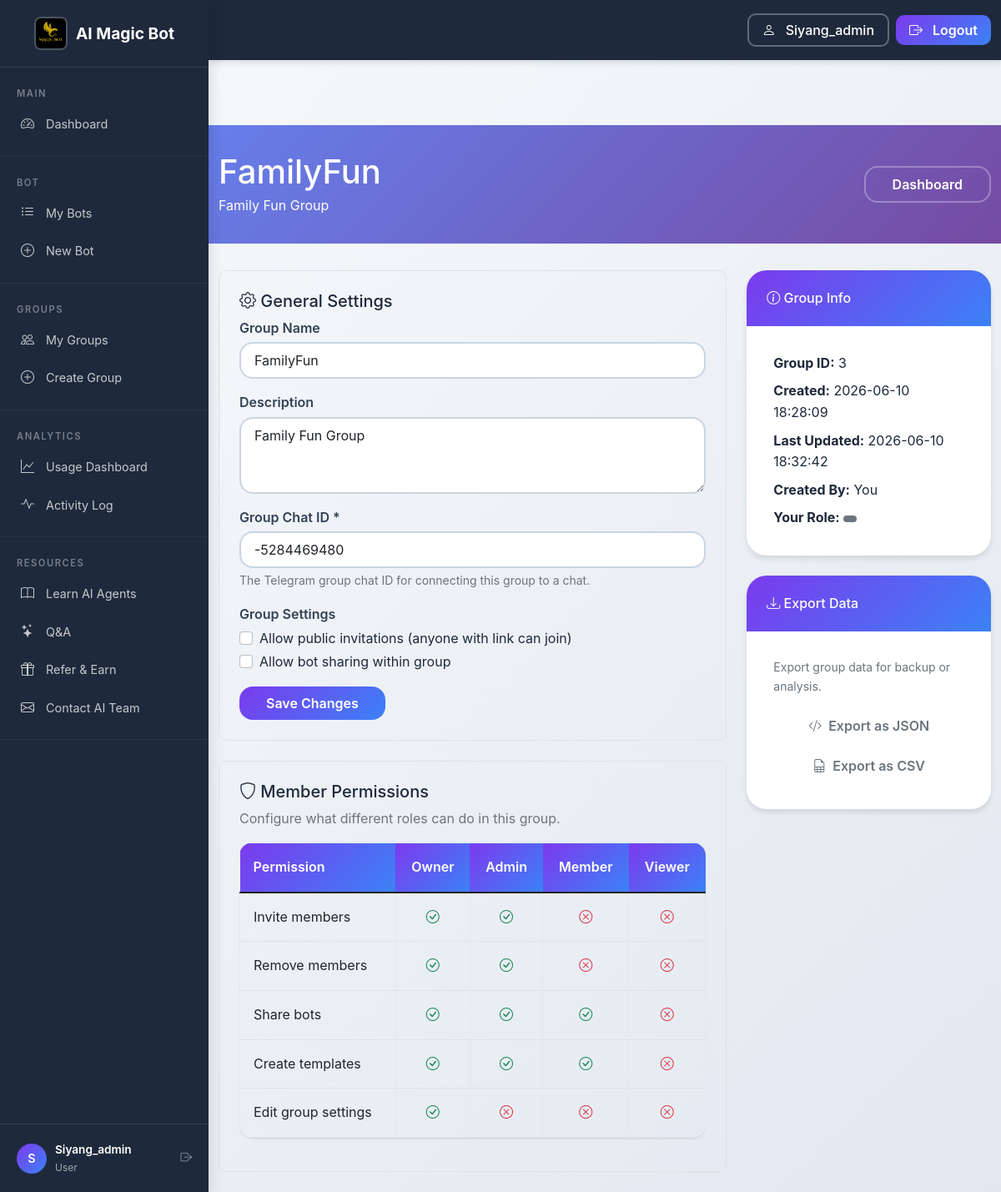
/groups/3/settings (signed in), run on the app's committed database.
### tables this page shows
CREATE TABLE groups (
            id INTEGER PRIMARY KEY AUTOINCREMENT,
            name TEXT NOT NULL,
            description TEXT,
            created_by INTEGER NOT NULL REFERENCES users(id) ON DELETE CASCADE,
            created_at TIMESTAMP DEFAULT CURRENT_TIMESTAMP,
            updated_at TIMESTAMP DEFAULT CURRENT_TIMESTAMP,
            is_active BOOLEAN DEFAULT TRUE,
            settings TEXT DEFAULT '{}'
        , group_chat_id TEXT DEFAULT NULL);

### group_collaboration_ui_part2.py (the view, shortened to what this page needs)
    @app.route("/groups/<int:group_id>/settings", methods=["GET", "POST"])
    def group_settings(group_id):
        if session.get('role') != 'admin':
            if not check_group_permission(session.get("user_id"), group_id, 'admin'):
                flash("You don't have permission to access group settings.", "error")
                return redirect(url_for("group_dashboard", group_id=group_id))
        conn = get_db_connection()
        group = conn.execute("SELECT * FROM groups WHERE id = ?", (group_id,)).fetchone()
        settings = json.loads(group['settings']) if group['settings'] else {}
        conn.close()
        return render_template("group_settings.html",
                             group=group,
                             settings=settings,
                             is_admin=(session.get("role") == "admin"),
                             username=session.get("username"))

### app_complete_with_groups.py (called while the page is built, shortened)
@app.context_processor
def inject_trial_notification():
    return {}

@app.context_processor
def inject_random_background():
    import random
    background_images = [
        '/static/AI_IMG1.jpeg',
        '/static/AI_IMG_2.jpeg',
        '/static/AI_IMG_3.jpeg',
        '/static/AI_IMG_4.jpeg'
    ]
    random_bg = random.choice(background_images)
    return {
        'random_background': random_bg,
        'all_backgrounds': background_images,
        'is_admin': session.get('role') == 'admin'
    }

@app.after_request
def _log_access(response):
    if hasattr(request, "method") and hasattr(request, "path"):
        _access_logger.info(
            '%s %s %s %s',
            request.remote_addr or "-",
            request.method,
            request.full_path if hasattr(request, "full_path") else request.path,
            response.status_code,
        )
    return response

    def __call__(self, environ, start_response):
        environ['wsgi.url_scheme'] = 'https'
        return super().__call__(environ, start_response)

### db.py (called while the page is built)
def _sqlite_conn():
    import sqlite3
    db_path = Path(__file__).parent / "users.db"
    conn = sqlite3.connect(str(db_path), timeout=10)
    conn.row_factory = sqlite3.Row
    conn.execute("PRAGMA journal_mode=WAL")
    conn.execute("PRAGMA busy_timeout = 5000")
    conn.execute("PRAGMA synchronous = NORMAL")
    conn.execute("PRAGMA foreign_keys = ON")
    return conn

def get_conn():
    if USE_PG:
        return _pg_conn()
    return _sqlite_conn()

### group_collaboration_ui_part2.py (called while the page is built)
def get_db_connection():
    return get_conn()

### templates/group_settings.html (shortened to what this page needs)
<!DOCTYPE html>
<html lang="en">
<head>
    <link href="https://cdn.jsdelivr.net/npm/bootstrap@5.1.3/dist/css/bootstrap.min.css" rel="stylesheet">
    <link rel="stylesheet" href="{{ url_for('static', filename='css/shared.css') }}">
    <link rel="stylesheet" href="https://cdn.jsdelivr.net/npm/bootstrap-icons@1.8.1/font/bootstrap-icons.css">
</head>
<body class="sidebar-layout">
    {% with active_page='groups' %}
    {% include '_sidebar.html' %}
    {% endwith %}
<div class="sidebar-content">
    <div class="group-header">
        <div class="container">
            <div class="d-flex justify-content-between align-items-center">
                <div>
                    <h1 class="mb-1">{{ group.name }}</h1>
                    <p class="mb-0">{{ group.description or "Group workspace" }}</p>
                </div>
                <div>
                    <a href="/groups/{{ group.id }}" class="btn btn-outline-light">Dashboard</a>
                </div>
            </div>
        </div>
    </div>
    <div class="container">
        <div class="row">
            <div class="col-lg-8">
                <div class="settings-section">
                    <h5><i class="bi bi-gear"></i> General Settings</h5>
                    <form action="/groups/{{ group.id }}/settings" method="POST">
                        <div class="mb-3">
                            <label class="form-label">Group Name</label>
                            <input type="text" class="form-control" name="name" value="{{ group.name }}" required>
                        </div>
                        <div class="mb-3">
                            <label class="form-label">Description</label>
                            <textarea class="form-control" name="description" rows="3">{{ group.description or "" }}</textarea>
                        </div>
                        <div class="mb-3">
                            <label class="form-label">Group Chat ID *</label>
                            <input type="text" class="form-control" name="group_chat_id"
                                   value="{{ group.group_chat_id or '' }}" placeholder="e.g., -1001234567890" required>
                            <div class="form-text">The Telegram group chat ID for connecting this group to a chat.</div>
                        </div>
                        {% if settings %}
                        <div class="mb-3">
                            <label class="form-label">Group Settings</label>
                            <div class="form-check">
                                <input class="form-check-input" type="checkbox" name="allow_public_invites" id="allowPublicInvites"
                                    {% if settings.get('allow_public_invites', false) %}checked{% endif %}>
                                <label class="form-check-label" for="allowPublicInvites">
                                    Allow public invitations (anyone with link can join)
                                </label>
                            </div>
                            <div class="form-check">
                                <input class="form-check-input" type="checkbox" name="bot_sharing" id="botSharing"
                                    {% if settings.get('bot_sharing', true) %}checked{% endif %}>
                                <label class="form-check-label" for="botSharing">
                                    Allow bot sharing within group
                                </label>
                            </div>
                        </div>
                        {% endif %}
                        <button type="submit" class="btn btn-primary">Save Changes</button>
                    </form>
                </div>
                <div class="settings-section">
                    <h5><i class="bi bi-shield"></i> Member Permissions</h5>
                    <p class="text-muted">Configure what different roles can do in this group.</p>
                    <div class="table-responsive">
                        <table class="table table-bordered">
                            <thead>
                                <tr>
                                    <th>Permission</th>
                                    <th class="text-center">Owner</th>
                                    <th class="text-center">Admin</th>
                                    <th class="text-center">Member</th>
                                    <th class="text-center">Viewer</th>
                                </tr>
                            </thead>
                            <tbody>
                                <tr>
                                    <td>Invite members</td>
                                    <td class="text-center"><i class="bi bi-check-circle text-success"></i></td>
                                    <td class="text-center"><i class="bi bi-check-circle text-success"></i></td>
                                    <td class="text-center"><i class="bi bi-x-circle text-danger"></i></td>
                                    <td class="text-center"><i class="bi bi-x-circle text-danger"></i></td>
                                </tr>
                                <tr>
                                    <td>Remove members</td>
                                    <td class="text-center"><i class="bi bi-check-circle text-success"></i></td>
                                    <td class="text-center"><i class="bi bi-check-circle text-success"></i></td>
                                    <td class="text-center"><i class="bi bi-x-circle text-danger"></i></td>
                                    <td class="text-center"><i class="bi bi-x-circle text-danger"></i></td>
                                </tr>
                                <tr>
                                    <td>Share bots</td>
                                    <td class="text-center"><i class="bi bi-check-circle text-success"></i></td>
                                    <td class="text-center"><i class="bi bi-check-circle text-success"></i></td>
                                    <td class="text-center"><i class="bi bi-check-circle text-success"></i></td>
                                    <td class="text-center"><i class="bi bi-x-circle text-danger"></i></td>
                                </tr>
                                <tr>
                                    <td>Create templates</td>
                                    <td class="text-center"><i class="bi bi-check-circle text-success"></i></td>
                                    <td class="text-center"><i class="bi bi-check-circle text-success"></i></td>
                                    <td class="text-center"><i class="bi bi-check-circle text-success"></i></td>
                                    <td class="text-center"><i class="bi bi-x-circle text-danger"></i></td>
                                </tr>
                                <tr>
                                    <td>Edit group settings</td>
                                    <td class="text-center"><i class="bi bi-check-circle text-success"></i></td>
                                    <td class="text-center"><i class="bi bi-x-circle text-danger"></i></td>
                                    <td class="text-center"><i class="bi bi-x-circle text-danger"></i></td>
                                    <td class="text-center"><i class="bi bi-x-circle text-danger"></i></td>
                                </tr>
                            </tbody>
                        </table>
                    </div>
                </div>
            </div>
            <div class="col-lg-4">
                <div class="card">
                    <div class="card-header">
                        <h6 class="mb-0"><i class="bi bi-info-circle"></i> Group Info</h6>
                    </div>
                    <div class="card-body">
                        <ul class="list-unstyled mb-0">
                            <li class="mb-2"><strong>Group ID:</strong> {{ group.id }}</li>
                            <li class="mb-2"><strong>Created:</strong> {{ group.created_at }}</li>
                            <li class="mb-2"><strong>Last Updated:</strong> {{ group.updated_at }}</li>
                            <li class="mb-2"><strong>Created By:</strong> You</li>
                            <li><strong>Your Role:</strong>
                                <span class="badge bg-{{ 'success' if user_role == 'owner' else 'primary' if user_role == 'admin' else 'secondary' }}">
                                </span>
                            </li>
                        </ul>
                    </div>
                </div>
                <div class="card mt-4">
                    <div class="card-header">
                        <h6 class="mb-0"><i class="bi bi-download"></i> Export Data</h6>
                    </div>
                    <div class="card-body">
                        <p class="small text-muted">Export group data for backup or analysis.</p>
                        <div class="d-grid gap-2">
                            <button class="btn btn-outline-secondary" onclick="exportGroupData('json')">
                                <i class="bi bi-code-slash"></i> Export as JSON
                            </button>
                            <button class="btn btn-outline-secondary" onclick="exportGroupData('csv')">
                                <i class="bi bi-file-earmark-spreadsheet"></i> Export as CSV
                            </button>
                        </div>
                    </div>
                </div>
            </div>
        </div>
    </div>
</div>
</body>
</html>

### static/css/shared.css (style rules this page uses)
:root { --primary-color: #7c3aed; --secondary-color: #3b82f6; --accent-color: #f59e0b; --success-color: #10b981; --danger-color: #ef4444; --warning-color: #f59e0b; --info-color: #3b82f6; --dark-color: #1e293b; --light-color: #f8fafc; --gray-100: #f1f5f9; --gray-200: #e2e8f0; --gray-300: #cbd5e1; --gray-400: #94a3b8; --gray-500: #64748b; --gray-600: #475569; --gray-700: #334155; --gray-800: #1e293b; --gray-900: #0f172a; --body-bg: linear-gradient(135deg, #f8fafc 0%, #e2e8f0 100%); --card-bg: white; --text-color: var(--dark-color); --text-light: var(--gray-600); --text-muted: var(--gray-500); --border-color: var(--gray-300); --spacing-xs: 0.25rem; --spacing-sm: 0.5rem; --spacing-md: 1rem; --spacing-lg: 1.5rem; --spacing-xl: 2rem; --spacing-2xl: 3rem; --spacing-3xl: 4rem; --radius-sm: 0.25rem; --radius-md: 0.5rem; --radius-lg: 1rem; --radius-xl: 1.5rem; --radius-2xl: 2rem; --shadow-sm: 0 1px 3px rgba(0, 0, 0, 0.12); --shadow-md: 0 4px 6px rgba(0, 0, 0, 0.1); --shadow-lg: 0 10px 25px rgba(0, 0, 0, 0.15); --shadow-xl: 0 20px 40px rgba(0, 0, 0, 0.2); --shadow-2xl: 0 25px 50px rgba(0, 0, 0, 0.25); --transition-fast: 0.15s ease; --transition-normal: 0.3s ease; --transition-slow: 0.5s ease; --transition-bounce: cubic-bezier(0.175, 0.885, 0.32, 1.275); }
* { font-family: 'Poppins', -apple-system, BlinkMacSystemFont, 'Segoe UI', Roboto, 'Helvetica Neue', Arial, sans-serif; box-sizing: border-box; }
body { background: var(--body-bg); color: var(--text-color); line-height: 1.6; min-height: 100vh; overflow-x: hidden; }
a { color: var(--primary-color); text-decoration: none; transition: color var(--transition-fast); }
.btn { border-radius: var(--radius-lg); font-weight: 600; padding: var(--spacing-sm) var(--spacing-xl); transition: all var(--transition-normal); border: none; display: inline-flex; align-items: center; justify-content: center; gap: var(--spacing-sm); }
.btn-primary { background: linear-gradient(135deg, var(--primary-color), var(--secondary-color)); border: none; color: white; }
.btn-outline-light { border: 2px solid rgba(255, 255, 255, 0.3); color: white; background: transparent; }
.card { border: none; border-radius: var(--radius-xl); box-shadow: var(--shadow-md); transition: all var(--transition-normal); background: var(--card-bg); overflow: hidden; }
.card-header { background: linear-gradient(135deg, var(--primary-color), var(--secondary-color)); color: white; border: none; padding: var(--spacing-lg); font-weight: 600; }
.card-body { padding: var(--spacing-xl); }
.table { border-radius: var(--radius-lg); overflow: hidden; box-shadow: var(--shadow-sm); }
.table thead th { background: linear-gradient(135deg, var(--primary-color), var(--secondary-color)); color: white; border: none; padding: var(--spacing-md); font-weight: 600; }
.table tbody tr { transition: background-color var(--transition-fast); }
.table td { padding: var(--spacing-md); vertical-align: middle; border-color: var(--gray-200); }
.form-control, .form-select { border: 2px solid var(--gray-300); border-radius: var(--radius-lg); padding: var(--spacing-sm) var(--spacing-md); transition: all var(--transition-fast); }
.form-label { font-weight: 600; color: var(--gray-700); margin-bottom: var(--spacing-xs); }
body.sidebar-layout { padding-left: 250px; transition: padding-left var(--transition-normal); min-height: 100vh; }
.sidebar-content { padding-top: 20px; }
.sidebar-content { margin-left: 0; padding-top: 70px; min-height: 100vh; }

### templates/group_settings.html (style rules this page uses)
.group-header { background: linear-gradient(135deg, #667eea 0%, #764ba2 100%); color: white; padding: 2rem 0; margin-bottom: 2rem; }
.settings-section { border: 1px solid #dee2e6; border-radius: 10px; padding: 1.5rem; margin-bottom: 1.5rem; }

### data on the page
groups: name "FamilyFun", description "Family Fun Group", group_chat_id "-5284469480", id "3", created_at "2026-06-10 18:28:09", updated_at "2026-06-10 18:32:42"

### other printed values
{{ username }} "Siyang_admin"
{{ username[:1].upper() if username else 'U' }} "S"
{{ role|title if role else 'User' }} "User"
